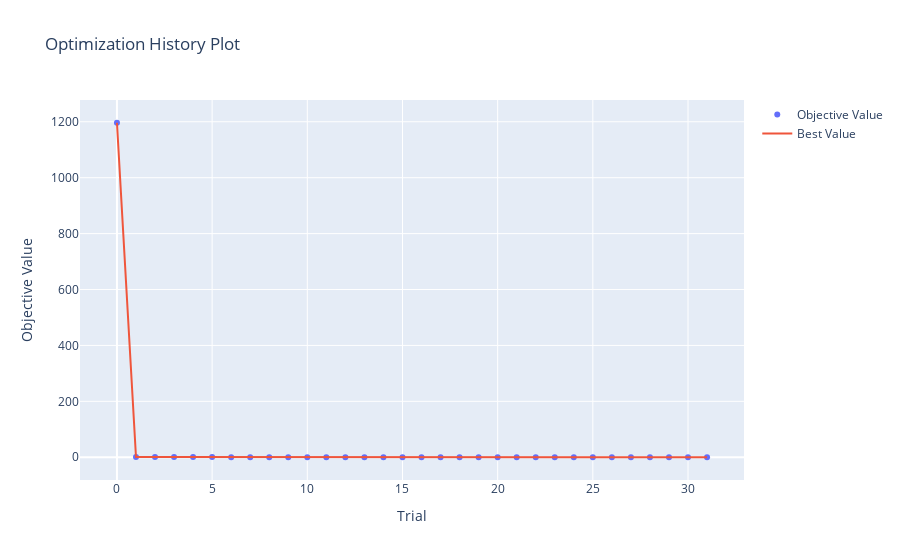

The notebook cell this image was saved under:
### Code cell
# Display interactively
fig1.show()

### Figure 1 — Plotly figure (JSON) as saved in the notebook; plotly's stock layout.template omitted (floating-point values rounded to 4 significant figures)
{"data": [{"mode": "markers", "name": "Objective Value", "type": "scatter", "x": [0, 1, 2, 3, 4, 5, 6, 7, 8, 9, 10, 11, 12, 13, 14, 15, 16, 17, 18, 19, 20, 21, 22, 23, 24, 25, 26, 27, 28, 29, 30, 31], "y": [1197.0, 0.9754, 0.9983, 0.8222, 0.9911, 0.9911, 0.04073, 0.06507, 0.04583, 0.0577, 0.1345, 0.1413, 0.02432, 0.02426, 0.0302, 0.02591, 0.0841, 0.03392, 0.02871, 0.04203, 0.02233, 0.01593, 0.03143, 0.01741, 0.03881, 0.02343, 0.02368, 0.01888, 0.01232, 0.01921, 0.02346, 0.01916]}, {"mode": "lines", "name": "Best Value", "type": "scatter", "x": [0, 1, 2, 3, 4, 5, 6, 7, 8, 9, 10, 11, 12, 13, 14, 15, 16, 17, 18, 19, 20, 21, 22, 23, 24, 25, 26, 27, 28, 29, 30, 31], "y": [1197.0, 0.9754, 0.9754, 0.8222, 0.8222, 0.8222, 0.04073, 0.04073, 0.04073, 0.04073, 0.04073, 0.04073, 0.02432, 0.02426, 0.02426, 0.02426, 0.02426, 0.02426, 0.02426, 0.02426, 0.02233, 0.01593, 0.01593, 0.01593, 0.01593, 0.01593, 0.01593, 0.01593, 0.01232, 0.01232, 0.01232, 0.01232]}, {"marker": {"color": "#cccccc"}, "mode": "markers", "name": "Infeasible Trial", "showlegend": false, "type": "scatter", "x": [], "y": []}], "layout": {"title": {"text": "Optimization History Plot"}, "xaxis": {"title": {"text": "Trial"}}, "yaxis": {"title": {"text": "Objective Value"}}}}
